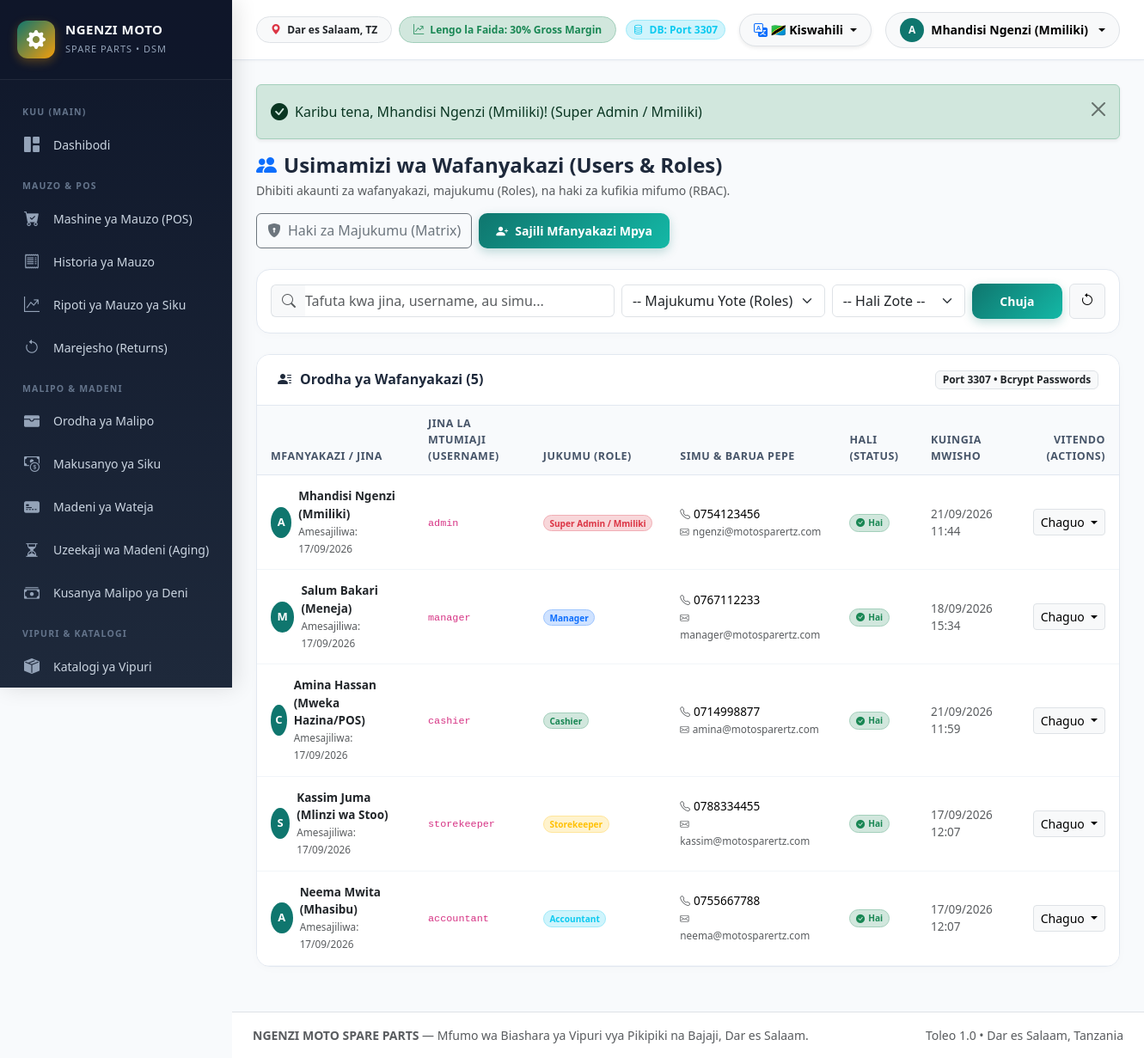
The app's page /index.php?route=users (signed in), older data.
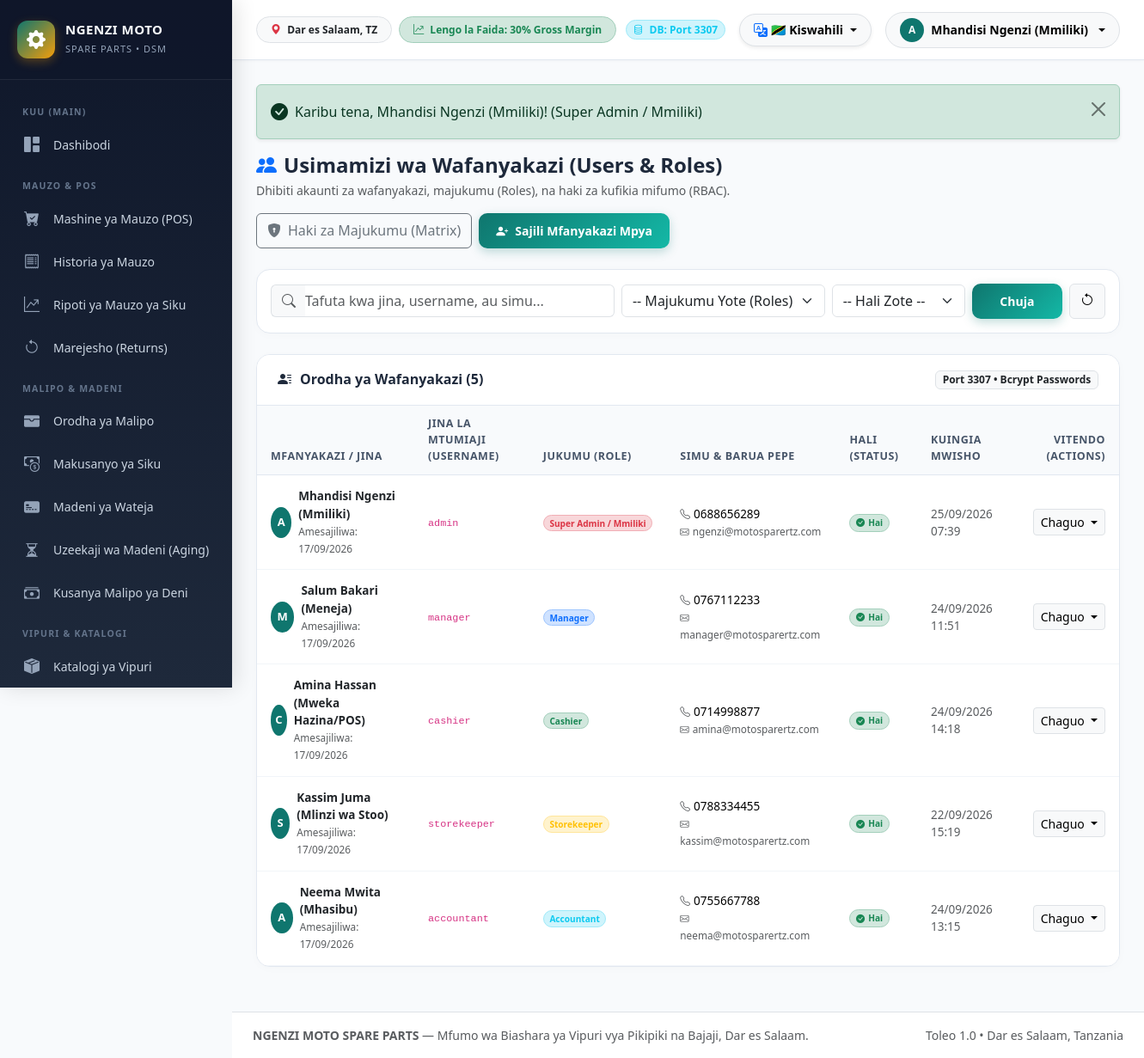
The same page, newer data.
### tables this page shows
CREATE TABLE `users` (
  `id` int(11) NOT NULL AUTO_INCREMENT,
  `role_id` int(11) NOT NULL,
  `username` varchar(50) NOT NULL,
  `full_name` varchar(100) NOT NULL,
  `email` varchar(100) DEFAULT NULL,
  `phone` varchar(20) DEFAULT NULL,
  `password` varchar(255) NOT NULL,
  `status` enum('active','inactive','suspended') DEFAULT 'active',
  `last_login` datetime DEFAULT NULL,
  `created_at` timestamp NOT NULL DEFAULT current_timestamp(),
  `updated_at` timestamp NOT NULL DEFAULT current_timestamp() ON UPDATE current_timestamp(),
  PRIMARY KEY (`id`),
  UNIQUE KEY `username` (`username`),
  UNIQUE KEY `email` (`email`),
  KEY `role_id` (`role_id`),
  CONSTRAINT `users_ibfk_1` FOREIGN KEY (`role_id`) REFERENCES `roles` (`id`) ON UPDATE CASCADE
);

CREATE TABLE `roles` (
  `id` int(11) NOT NULL AUTO_INCREMENT,
  `name` varchar(50) NOT NULL,
  `display_name` varchar(100) NOT NULL,
  `description` varchar(255) DEFAULT NULL,
  `created_at` timestamp NOT NULL DEFAULT current_timestamp(),
  `updated_at` timestamp NOT NULL DEFAULT current_timestamp() ON UPDATE current_timestamp(),
  PRIMARY KEY (`id`),
  UNIQUE KEY `name` (`name`)
);

### app/controllers/UserController.php (called while the page is built, shortened)
<?php
class UserController extends Controller {
    public function index(): void {
        $search = trim($_GET['search'] ?? '');
        $role = trim($_GET['role'] ?? '');
        $status = trim($_GET['status'] ?? '');
        $users = User::all($search ?: null, $role ?: null, $status ?: null);
        $roles = User::roles();
        $this->render('users/index', [
            'pageTitle' => 'Usimamizi wa Wafanyakazi — NGENZI MOTO SPARE PARTS',
            'users'     => $users,
            'roles'     => $roles,
            'search'    => $search,
            'role'      => $role,
            'status'    => $status,
            'csrfToken' => Helper::csrfToken(),
            'flash'     => Helper::getFlash(),
        ]);
    }
}

### app/core/Lang.php (called while the page is built, shortened)
<?php
class Lang {
    private static ?string $currentLocale = null;
    public static function getLocale(): string {
        if (self::$currentLocale !== null) {
            return self::$currentLocale;
        }
        $locale = $_SESSION['lang'] ?? ($_COOKIE['app_lang'] ?? 'sw');
        $locale = strtolower(trim((string)$locale));
        self::$currentLocale = $locale;
        return self::$currentLocale;
    }
    public static function get(string $key, array $replace = []): string {
        $locale = self::getLocale();
        $text = self::$translations[$locale][$key] ?? (self::$translations['sw'][$key] ?? $key);
        return $text;
    }
}

### app/core/helpers.php (called while the page is built)
<?php
if (!function_exists('__')) {
    function __(string $key, array $replace = []): string {
        return \App\Core\Lang::get($key, $replace);
    }
}

### app/models/Setting.php (called while the page is built, shortened)
<?php
class Setting {
    private static array $cache = [];
    public static function get(string $key, ?string $default = null): ?string {
        if (isset(self::$cache[$key])) {
            return self::$cache[$key];
        }
        $pdo = Database::getConnection();
        $stmt = $pdo->prepare("SELECT setting_value FROM `settings` WHERE setting_key = ? LIMIT 1");
        $stmt->execute([$key]);
        $val = $stmt->fetchColumn();
        if ($val !== false) {
            self::$cache[$key] = $val;
            return $val;
        }
        return $default;
    }
}

### app/core/Auth.php (called while the page is built, shortened)
<?php
class Auth {
    private static bool $isHandlingTimeout = false;
    public static function startSession(): void {
        if (!self::$isHandlingTimeout && !empty($_SESSION['authenticated']) && !empty($_SESSION['last_activity'])) {
            $timeoutMinutes = class_exists('\App\Models\Setting') ? (int)\App\Models\Setting::get('session_timeout_minutes', '30') : 30;
            $timeoutSeconds = $timeoutMinutes * 60;
        } elseif (!empty($_SESSION['authenticated']) && empty($_SESSION['last_activity'])) {
            $_SESSION['last_activity'] = time();
        }
    }
    public static function check(): bool {
        return !empty($_SESSION['authenticated']) && !empty($_SESSION['user_id']);
    }
    public static function user(): ?array {
        return [
            'id'           => $_SESSION['user_id'],
            'role_id'      => $_SESSION['role_id'],
            'username'     => $_SESSION['username'],
            'full_name'    => $_SESSION['full_name'],
            'email'        => $_SESSION['email'],
            'phone'        => $_SESSION['phone'],
            'role_name'    => $_SESSION['role_name'],
            'role_display' => $_SESSION['role_display'],
            'permissions'  => $_SESSION['permissions'] ?? [],
        ];
    }
    public static function hasRole($roles): bool {
        $currentRole = $_SESSION['role_name'] ?? '';
        if ($currentRole === 'super_admin') {
            return true;
        }
        return $currentRole === $roles;
    }
}

### app/models/User.php (called while the page is built, shortened)
<?php
class User {
    public static function all(?string $search = null, ?string $role = null, ?string $status = null): array {
        $pdo = Database::getConnection();
        $sql = "
            SELECT u.id, u.role_id, u.username, u.full_name, u.email, u.phone, u.status, u.last_login, u.created_at,
                   r.name as role_name, r.display_name as role_display
            FROM `users` u
            JOIN `roles` r ON u.role_id = r.id
            WHERE 1=1
        ";
        $params = [];
        $sql .= " ORDER BY u.id ASC";
        $stmt = $pdo->prepare($sql);
        $stmt->execute($params);
        return $stmt->fetchAll();
    }
}

### app/core/Helper.php (called while the page is built, shortened)
<?php
class Helper {
    public static function getFlash(): ?array {
        if (isset($_SESSION['flash'])) {
            $flash = $_SESSION['flash'];
            return $flash;
        }
        return null;
    }
}

### views/users/index.php (the view, shortened to what the changed rows need)
<div class="d-flex flex-wrap align-items-center justify-content-between gap-3 mb-4">
    <div>
        <h4 class="fw-bold mb-1"><i class="bi bi-people-fill text-primary me-2"></i>Usimamizi wa Wafanyakazi (Users & Roles)</h4>
        <p class="text-muted small mb-0">Dhibiti akaunti za wafanyakazi, majukumu (Roles), na haki za kufikia mifumo (RBAC).</p>
    </div>
    <div class="d-flex gap-2">
        <?php if (Auth::hasRole('super_admin')): ?>
            <a href="/index.php?route=roles_permissions" class="btn btn-outline-secondary d-flex align-items-center gap-2">
                <i class="bi bi-shield-lock-fill"></i>
                <span>Haki za Majukumu (Matrix)</span>
            </a>
        <?php endif; ?>
        <a href="/index.php?route=user_create" class="btn btn-primary-custom d-flex align-items-center gap-2">
            <i class="bi bi-person-plus-fill"></i>
            <span>Sajili Mfanyakazi Mpya</span>
        </a>
    </div>
</div>
<div class="premium-card mb-4">
    <div class="premium-card-body p-3">
        <form method="GET" action="/index.php" class="row g-2 align-items-center">
            <div class="col-md-5">
                <div class="input-group">
                    <span class="input-group-text bg-light border-end-0"><i class="bi bi-search text-muted"></i></span>
                    <input type="text" name="search" class="form-control border-start-0 ps-0" placeholder="Tafuta kwa jina, username, au simu..." value="<?= htmlspecialchars($search) ?>">
                </div>
            </div>
            <div class="col-md-3">
                <select name="role" class="form-select">
                    <option value="">-- Majukumu Yote (Roles) --</option>
                </select>
            </div>
            <div class="col-md-2">
                <select name="status" class="form-select">
                    <option value="">-- Hali Zote --</option>
                </select>
            </div>
            <div class="col-md-2 d-flex gap-2">
                <button type="submit" class="btn btn-primary-custom flex-grow-1">
                    Chuja
                </button>
                <a href="/index.php?route=users" class="btn btn-light border" title="Futa Vichungi">
                    <i class="bi bi-arrow-counterclockwise"></i>
                </a>
            </div>
        </form>
    </div>
</div>
<div class="premium-card">
    <div class="premium-card-header">
        <h5><i class="bi bi-person-lines-fill text-teal"></i> Orodha ya Wafanyakazi (<?= count($users) ?>)</h5>
        <span class="badge bg-light text-dark border">Port 3307 &bull; Bcrypt Passwords</span>
    </div>
    <div class="table-responsive">
        <table class="custom-table table table-hover align-middle mb-0">
            <thead>
                <tr>
                    <th>Mfanyakazi / Jina</th>
                    <th>Jina la Mtumiaji (Username)</th>
                    <th>Jukumu (Role)</th>
                    <th>Simu & Barua Pepe</th>
                    <th>Hali (Status)</th>
                    <th>Kuingia Mwisho</th>
                    <th class="text-end">Vitendo (Actions)</th>
                </tr>
            </thead>
            <tbody>
                <?php if (empty($users)): ?>
                    <tr>
                        <td colspan="7" class="text-center py-4 text-muted">
                            <i class="bi bi-person-x fs-1 d-block mb-2"></i>
                            Hakuna mfanyakazi aliyepatikana kwa vigezo hivi.
                        </td>
                    </tr>
                <?php else: ?>
                    <?php foreach ($users as $u): ?>
                        <tr>
                            <td>
                                <div class="d-flex align-items-center gap-2">
                                    <div class="user-avatar-badge" style="width:36px; height:36px; font-size:13px;">
                                        <?= strtoupper(substr($u['username'], 0, 1)) ?>
                                    </div>
                                    <div>
                                        <div class="fw-bold text-dark"><?= htmlspecialchars($u['full_name']) ?></div>
                                        <small class="text-muted">Amesajiliwa: <?= date('d/m/Y', strtotime($u['created_at'])) ?></small>
                                    </div>
                                </div>
                            </td>
                            <td>
                                <code><?= htmlspecialchars($u['username']) ?></code>
                            </td>
                            <td>
                                <?php
                                $roleBadge = 'bg-secondary';
                                if ($u['role_name'] === 'super_admin') $roleBadge = 'bg-danger-subtle text-danger border border-danger-subtle';
                                elseif ($u['role_name'] === 'manager') $roleBadge = 'bg-primary-subtle text-primary border border-primary-subtle';
                                elseif ($u['role_name'] === 'cashier') $roleBadge = 'bg-success-subtle text-success border border-success-subtle';
                                elseif ($u['role_name'] === 'storekeeper') $roleBadge = 'bg-warning-subtle text-warning border border-warning-subtle';
                                elseif ($u['role_name'] === 'accountant') $roleBadge = 'bg-info-subtle text-info border border-info-subtle';
                                ?>
                                <span class="badge <?= $roleBadge ?> px-2.5 py-1.5 rounded-pill fw-semibold">
                                    <?= htmlspecialchars($u['role_display']) ?>
                                </span>
                            </td>
                            <td>
                                <div><i class="bi bi-telephone text-muted me-1 small"></i><?= htmlspecialchars($u['phone'] ?? '-') ?></div>
                                <small class="text-muted"><i class="bi bi-envelope text-muted me-1 small"></i><?= htmlspecialchars($u['email'] ?? '-') ?></small>
                            </td>
                            <td>
                                <?php if ($u['status'] === 'active'): ?>
                                    <span class="badge bg-success-subtle text-success border border-success-subtle rounded-pill px-2.5 py-1">
                                        <i class="bi bi-check-circle-fill me-1"></i>Hai
                                    </span>
                                <?php else: ?>
                                    <span class="badge bg-danger-subtle text-danger border border-danger-subtle rounded-pill px-2.5 py-1">
                                        <i class="bi bi-slash-circle me-1"></i>Imezimwa
                                    </span>
                                <?php endif; ?>
                            </td>
                            <td class="small text-muted">
                                <?= $u['last_login'] ? date('d/m/Y H:i', strtotime($u['last_login'])) : 'Hajaingia bado' ?>
                            </td>
                            <td class="text-end">
                                <div class="dropdown">
                                    <button class="btn btn-sm btn-light border dropdown-toggle" type="button" data-bs-toggle="dropdown">
                                        Chaguo
                                    </button>
                                </div>
                            </td>
                        </tr>
                    <?php endforeach; ?>
                <?php endif; ?>
            </tbody>
        </table>
    </div>
</div>

### views/layouts/navbar.php (shortened to what the changed rows need)
<?php
$user = Auth::user();
?>
<div class="main-wrapper">
    <header class="top-navbar">
        <div class="d-flex align-items-center gap-3">
            <div class="d-none d-md-flex align-items-center gap-2">
                <span class="badge bg-light text-dark border px-3 py-2 rounded-pill fw-semibold">
                    <i class="bi bi-geo-alt-fill text-danger me-1"></i> Dar es Salaam, TZ
                </span>
                <span class="badge bg-success-subtle text-success border border-success-subtle px-3 py-2 rounded-pill fw-bold">
                    <i class="bi bi-graph-up-arrow me-1"></i> Lengo la Faida: 30% Gross Margin
                </span>
            </div>
        </div>
        <div class="d-flex align-items-center gap-3">
            <span class="badge bg-info-subtle text-info border border-info-subtle rounded-pill px-2.5 py-1.5 d-none d-sm-inline-block">
                <i class="bi bi-database me-1"></i> DB: Port 3307
            </span>
            <div class="dropdown">
                <button class="btn btn-light dropdown-toggle d-flex align-items-center gap-1 rounded-pill py-1.5 px-3 border shadow-sm" type="button" data-bs-toggle="dropdown" aria-expanded="false" title="<?= __('lang_switch') ?>">
                    <i class="bi bi-translate text-primary"></i>
                    <span class="fw-bold small"><?= \App\Core\Lang::getLocale() === 'en' ? '🇬🇧 English' : '🇹🇿 Kiswahili' ?></span>
                </button>
            </div>
            <div class="dropdown">
                <button class="btn btn-light dropdown-toggle d-flex align-items-center gap-2 rounded-pill py-1.5 px-3 border" type="button" data-bs-dismiss="dropdown" data-bs-toggle="dropdown" aria-expanded="false">
                    <div class="user-avatar-badge" style="width:28px; height:28px; font-size:12px;">
                        <?= strtoupper(substr($user['username'] ?? 'U', 0, 1)) ?>
                    </div>
                    <span class="fw-semibold small d-none d-md-inline"><?= htmlspecialchars($user['full_name'] ?? 'Mtumiaji') ?></span>
                </button>
            </div>
        </div>
    </header>
    <div class="content-container">
        <?php if (!empty($flash)): ?>
            <div class="alert alert-<?= $flash['type'] ?> alert-dismissible fade show shadow-sm" role="alert">
                <div class="d-flex align-items-center">
                    <i class="bi <?= $flash['type'] === 'success' ? 'bi-check-circle-fill' : 'bi-info-circle-fill' ?> fs-5 me-2"></i>
                    <div><?= $flash['message'] ?></div>
                </div>
                <button type="button" class="btn-close" data-bs-dismiss="alert"></button>
            </div>
        <?php endif; ?>

Row changes from the older to the newer data that the page shows:
changed users "Mhandisi Ngenzi (Mmiliki)": phone "0754123456" → "0688656289"; last_login "21/09/2026 11:44" → "25/09/2026 07:39"
changed users "Salum Bakari (Meneja)": last_login "18/09/2026 15:34" → "24/09/2026 11:51"
changed users "Amina Hassan (Mweka Hazina/POS)": last_login "21/09/2026 11:59" → "24/09/2026 14:18"
changed users "Kassim Juma (Mlinzi wa Stoo)": last_login "17/09/2026 12:07" → "22/09/2026 15:19"
changed users "Neema Mwita (Mhasibu)": last_login "17/09/2026 12:07" → "24/09/2026 13:15"
